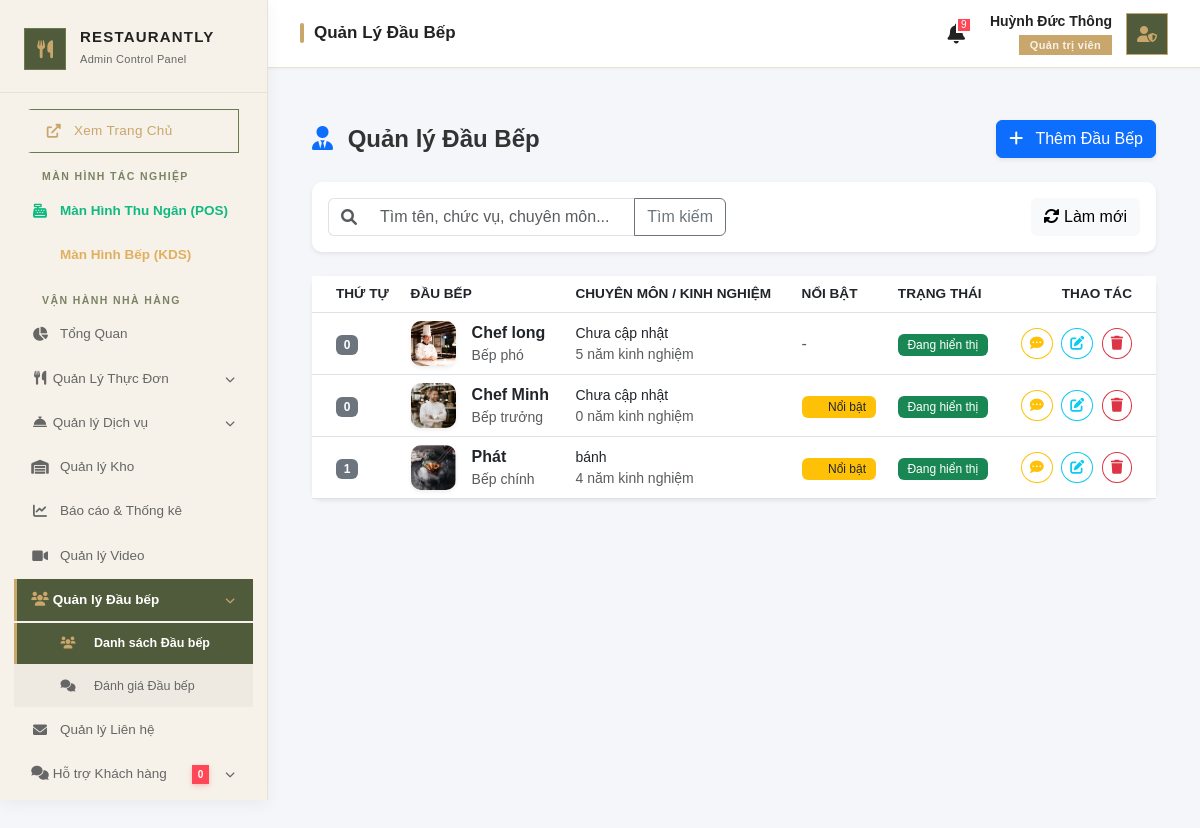
/admin/manage_chefs.php (signed in), run on an earlier commit of the app's database.
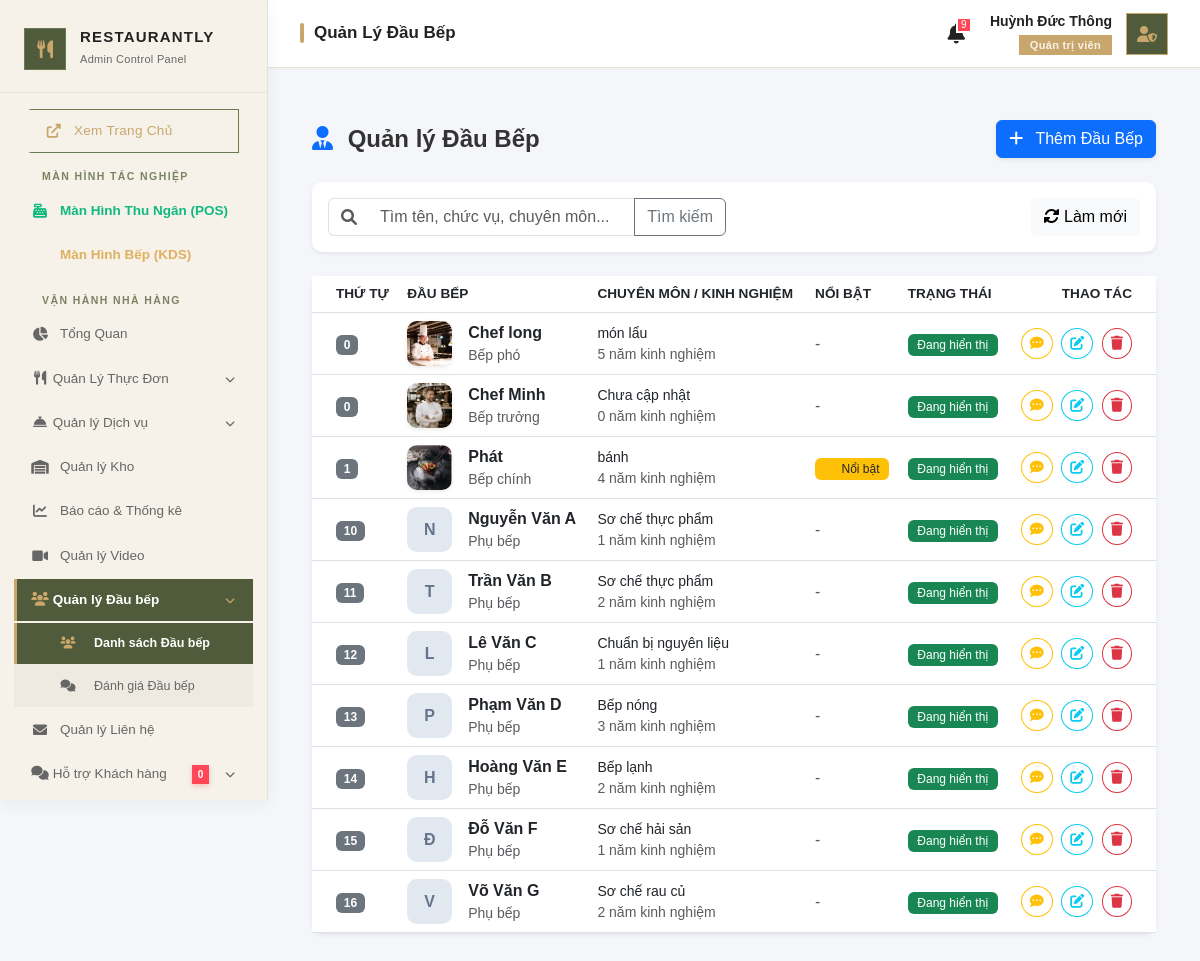
And on a later commit of the database.
### tables this page shows
CREATE TABLE `chefs` (
  `id` int(11) NOT NULL,
  `name` varchar(100) DEFAULT NULL,
  `position` varchar(100) DEFAULT NULL,
  `image` varchar(255) DEFAULT NULL,
  `experience` int(11) DEFAULT 0,
  `specialty` varchar(255) DEFAULT NULL,
  `description` text DEFAULT NULL,
  `quote` varchar(255) DEFAULT NULL,
  `facebook` varchar(255) DEFAULT NULL,
  `instagram` varchar(255) DEFAULT NULL,
  `email` varchar(255) DEFAULT NULL,
  `is_active` tinyint(1) DEFAULT 1,
  `is_featured` tinyint(1) DEFAULT 0,
  `sort_order` int(11) DEFAULT 0,
  `awards` text DEFAULT NULL,
  `signature_dishes` varchar(255) DEFAULT NULL
);

### admin/manage_chefs.php (the view, shortened to what the rows shown need)
<?php
include '../public/admin_layout_header.php';
$db = (new Database())->getConnection();
try {
    $db->exec("ALTER TABLE chefs ADD COLUMN IF NOT EXISTS awards TEXT DEFAULT NULL");
    $db->exec("ALTER TABLE chefs ADD COLUMN IF NOT EXISTS signature_dishes VARCHAR(255) DEFAULT NULL");
    $db->exec("CREATE TABLE IF NOT EXISTS chef_reviews (
        id INT AUTO_INCREMENT PRIMARY KEY,
        chef_id INT NOT NULL,
        user_id INT NULL,
        author_name VARCHAR(100) DEFAULT 'Khách ẩn danh',
        rating INT NOT NULL CHECK (rating >= 1 AND rating <= 5),
        comment TEXT NOT NULL,
        created_at TIMESTAMP DEFAULT CURRENT_TIMESTAMP,
        status ENUM('pending', 'approved', 'rejected') DEFAULT 'approved'
    ) ENGINE=InnoDB DEFAULT CHARSET=utf8mb4 COLLATE=utf8mb4_unicode_ci;");
    $db->exec("ALTER TABLE chef_reviews ADD COLUMN IF NOT EXISTS author_name VARCHAR(100) DEFAULT 'Khách ẩn danh'");
} catch (Exception $e) {
}
$page = isset($_GET['page']) ? max(1, (int)$_GET['page']) : 1;
$limit = 10;
$offset = ($page - 1) * $limit;
$where = ["1=1"];
$params = [];
$where_clause = implode(" AND ", $where);
$sql = "SELECT * FROM chefs WHERE $where_clause ORDER BY sort_order ASC, id DESC LIMIT $limit OFFSET $offset";
$stmt = $db->prepare($sql);
$stmt->execute($params);
$chefs = $stmt->fetchAll(PDO::FETCH_ASSOC);
?>
<div class="container-fluid py-4 min-vh-100">
    <div class="card card-custom p-0 shadow-sm border-0">
        <div class="table-responsive">
            <table class="table table-hover align-middle mb-0 text-dark">
                <thead class="bg-light text-muted" style="font-size: 0.85rem; text-transform: uppercase;">
                    <tr>
                        <th class="ps-4">Thứ tự</th>
                        <th>Đầu bếp</th>
                        <th>Chuyên môn / Kinh nghiệm</th>
                        <th>Nổi bật</th>
                        <th>Trạng thái</th>
                        <th class="text-end pe-4">Thao tác</th>
                    </tr>
                </thead>
                <tbody>
                    <?php foreach ($chefs as $chef): ?>
                        <tr>
                            <td class="ps-4">
                                <span class="badge bg-secondary"><?= $chef['sort_order'] ?></span>
                            </td>
                            <td>
                                <div class="d-flex align-items-center gap-3">
                                    <?php if ($chef['image']): ?>
                                        <img src="/restaurant-project/public/assets/img/chefs/<?= htmlspecialchars($chef['image']) ?>" class="shadow-sm" style="width: 45px; height: 45px; object-fit: cover; border-radius: 10px;" alt="Avatar">
                                    <?php else: ?>
                                        <div class="avatar-placeholder">
                                            <?= strtoupper(mb_substr($chef['name'], 0, 1)) ?>
                                        </div>
                                    <?php endif; ?>
                                    <div>
                                        <div class="fw-bold text-dark"><?= htmlspecialchars($chef['name']) ?></div>
                                        <div class="text-muted small"><?= htmlspecialchars($chef['position']) ?></div>
                                    </div>
                                </div>
                            </td>
                            <td>
                                <div class="small fw-medium text-dark"><?= htmlspecialchars($chef['specialty'] ?: 'Chưa cập nhật') ?></div>
                                <div class="small text-muted"><?= $chef['experience'] ?> năm kinh nghiệm</div>
                            </td>
                            <td>
                                <?php if ($chef['is_featured']): ?>
                                    <span class="badge bg-warning text-dark badge-status"><i class="fas fa-star text-warning"></i> Nổi bật</span>
                                <?php else: ?>
                                    <span class="text-muted">-</span>
                                <?php endif; ?>
                            </td>
                            <td>
                                <?php if ($chef['is_active']): ?>
                                    <span class="badge bg-success badge-status">Đang hiển thị</span>
                                <?php else: ?>
                                    <span class="badge bg-secondary badge-status">Đã ẩn</span>
                                <?php endif; ?>
                            </td>
                            <td class="text-end pe-4">
                                <a href="manage_chef_reviews.php?chef_id=<?= $chef['id'] ?>" class="btn btn-sm btn-outline-warning rounded-circle me-1" title="Xem nhận xét">
                                    <i class="fas fa-comment-dots"></i>
                                </a>
                                <button class="btn btn-sm btn-outline-info rounded-circle me-1" title="Chỉnh sửa"
                                    onclick='openModal("edit", <?= htmlspecialchars(json_encode($chef, JSON_HEX_QUOT | JSON_HEX_TAG | JSON_HEX_AMP | JSON_HEX_APOS)) ?>)'>
                                    <i class="fas fa-edit"></i>
                                </button>
                                <form method="POST" class="d-inline" onsubmit="return confirm('Bạn có chắc chắn muốn xóa đầu bếp này? Dữ liệu không thể khôi phục.');">
                                    <button type="submit" class="btn btn-sm btn-outline-danger rounded-circle" title="Xóa">
                                        <i class="fas fa-trash"></i>
                                    </button>
                                </form>
                            </td>
                        </tr>
                    <?php endforeach; ?>
                </tbody>
            </table>
        </div>
    </div>
</div>
</div>
</div>
</body>
</html>

What changed in the data, as far as the page shows it:
changed chefs "Chef long": specialty "Chưa cập nhật" → "món lẩu"
changed chefs "Chef Minh": is_featured "Nổi bật" → "-"
added chefs: sort_order "10", name "N", name "Nguyễn Văn A", position "Phụ bếp", specialty "Sơ chế thực phẩm", experience "1", is_active "Đang hiển thị"
added chefs: sort_order "11", name "T", name "Trần Văn B", position "Phụ bếp", specialty "Sơ chế thực phẩm", experience "2", is_active "Đang hiển thị"
added chefs: sort_order "12", name "L", name "Lê Văn C", position "Phụ bếp", specialty "Chuẩn bị nguyên liệu", experience "1", is_active "Đang hiển thị"
added chefs: sort_order "13", name "P", name "Phạm Văn D", position "Phụ bếp", specialty "Bếp nóng", experience "3", is_active "Đang hiển thị"
added chefs: sort_order "14", name "H", name "Hoàng Văn E", position "Phụ bếp", specialty "Bếp lạnh", experience "2", is_active "Đang hiển thị"
added chefs: sort_order "15", name "Đ", name "Đỗ Văn F", position "Phụ bếp", specialty "Sơ chế hải sản", experience "1", is_active "Đang hiển thị"
added chefs: sort_order "16", name "V", name "Võ Văn G", position "Phụ bếp", specialty "Sơ chế rau củ", experience "2", is_active "Đang hiển thị"
